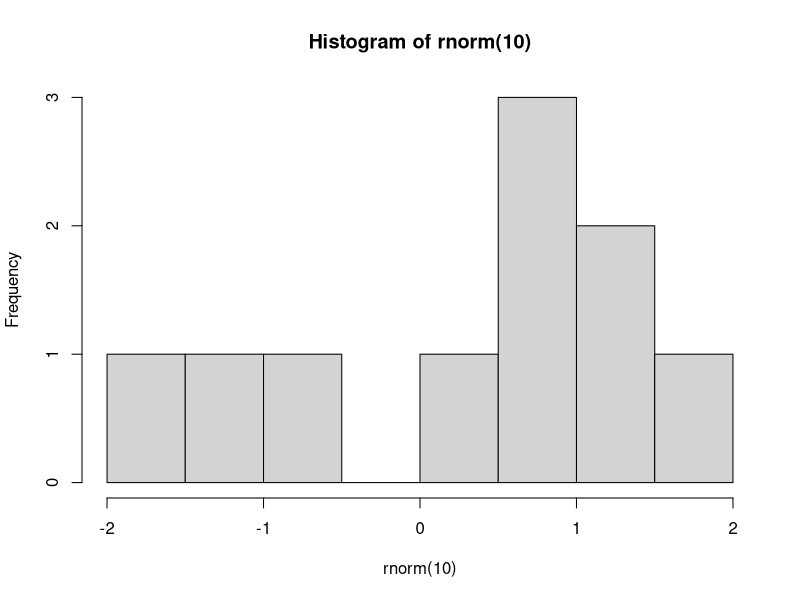
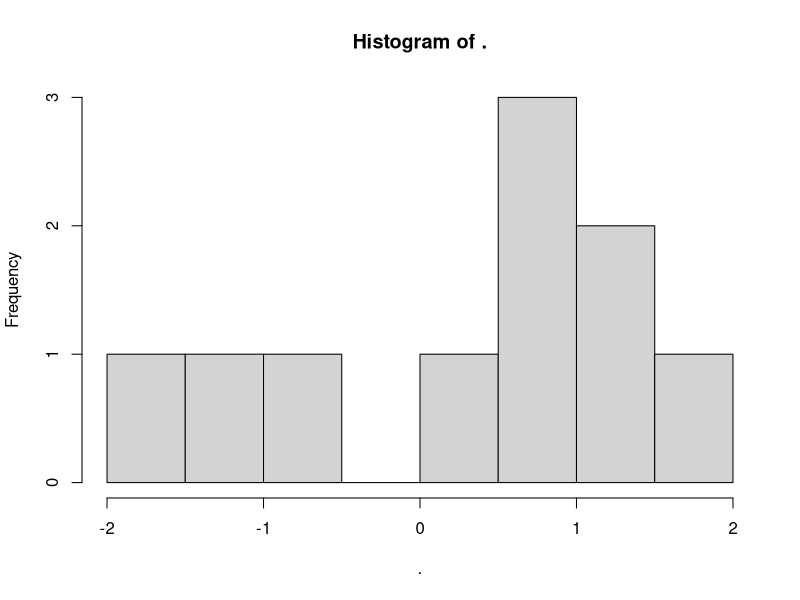

Write R code to recreate these figures, in order. (Note: this script raises an error after producing the figures.)
## ---- chunk 1
knitr::opts_chunk$set(
  collapse = TRUE,
  comment = "#>",
  echo = TRUE
)
## ---- chunk 2
set.seed(7895)

hist(rnorm(10))
## ---- chunk 3
library(magrittr)
set.seed(7895)
rnorm(10) %>% hist()
## ---- chunk 4
library(dplyr) # ou require(dplyr)
## ---- chunk 5
data("fruits", package = "tidyViz")
## ---- chunk 6
fruits
## ---- chunk 7
fruits2 <- fruits %>% 
  mutate(Sucres_ratio = Sucres / 100)

head(fruits2[, "Sucres_ratio"])
## ---- chunk 8
fruits2 <- fruits
fruits2$Sucres_ratio <- 
  fruits2$Sucres / 100
head(fruits2[, "Sucres_ratio"])
## ---- chunk 9
fruits %>% 
  select(Energie, Sucres, Fibres) %>%
  arrange(desc(Fibres))
## ---- chunk 10
fruits[
  order(fruits$Fibres, decreasing = TRUE),
  c("Energie", "Sucres", "Fibres")]
## ---- chunk 11
fruits %>% 
  filter(Sucres > 60)
## ---- chunk 12
fruits[fruits$Sucres > 60, ]
## ---- chunk 13
fruits %>% group_by(groupe)
## ---- chunk 14
fruits %>% 
  group_by(groupe) %>%
  summarize(SucreMoyen = mean(Sucres))
## ---- chunk 15
aggregate(fruits$Sucres, 
          by = list(fruits$groupe), 
          FUN = mean)
